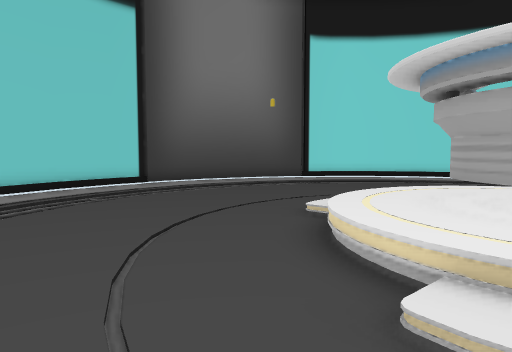
[1] (above)

15 first-person views from a walk through a Unity game level. The camera is 0.65 m above the floor, tilts 4° down and sees 70° across. The floor is counted in squares, 0.5 m on a side. Each view is taken from the middle of a square. On the plan, view 1 faces up. The plan holds only what a view shows up to about 15 squares ahead; the rest is blank. The place goes on beyond the plan. Some surface patterns are stand-ins.

[2]
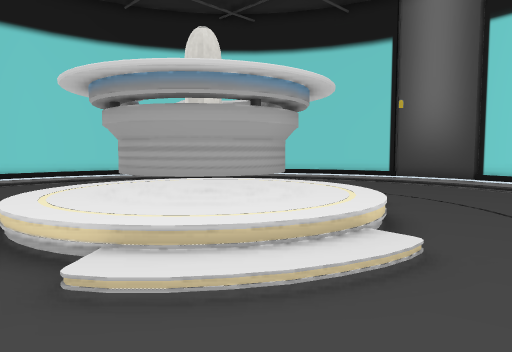

[3]
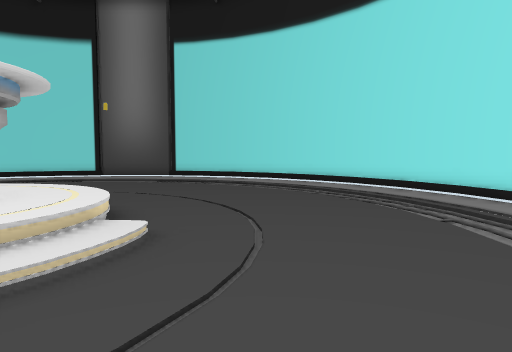

[4]
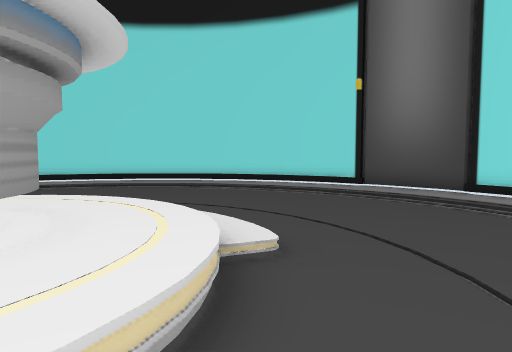

[5]
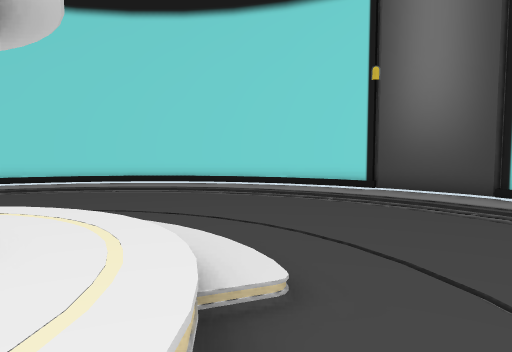

[6]
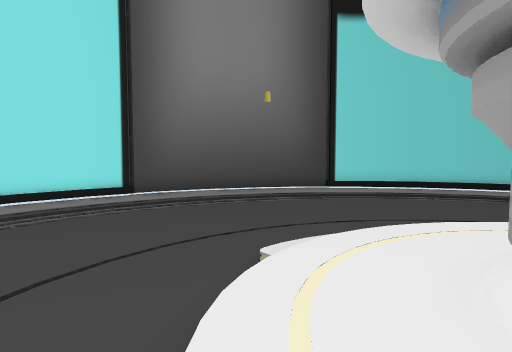

[7]
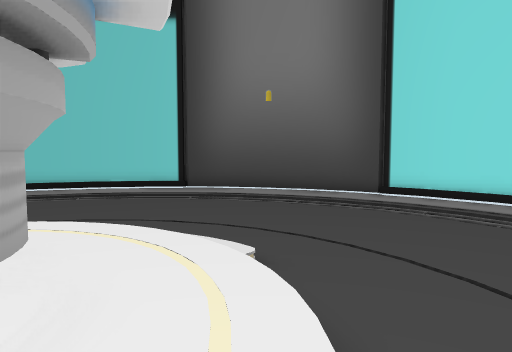

[8]
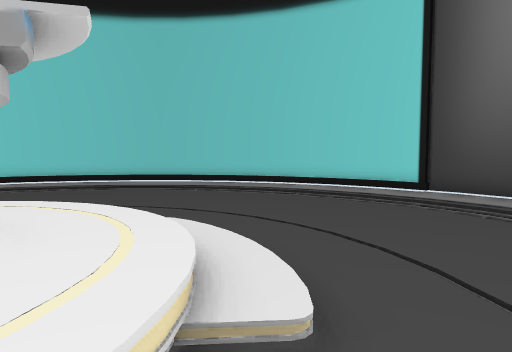

[9]
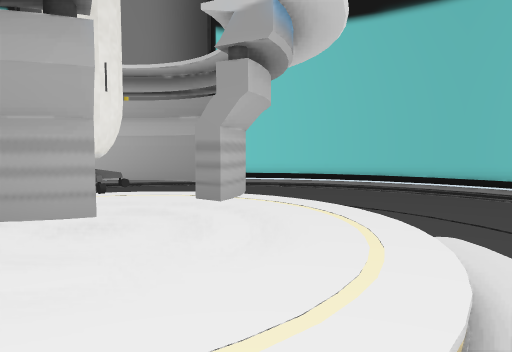

[10]
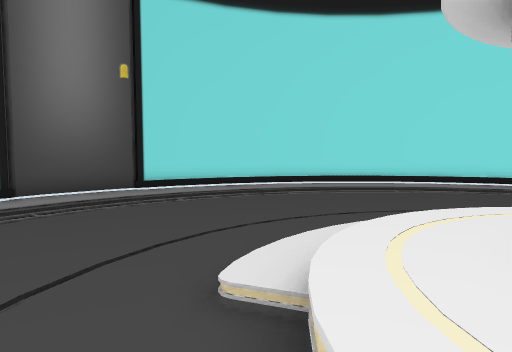

[11]
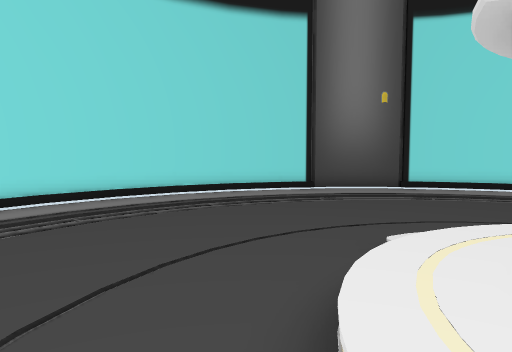

[12]
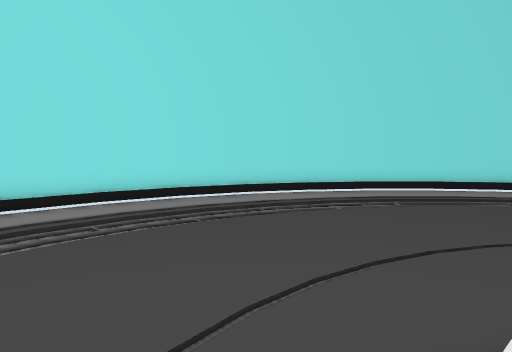

[13]
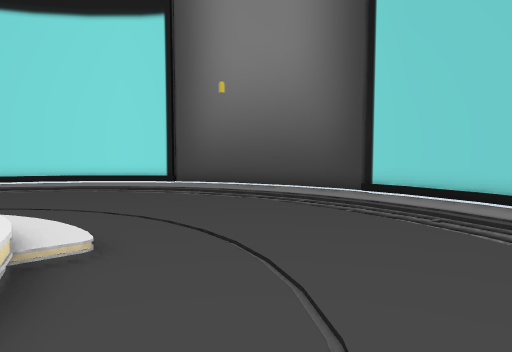

[14]
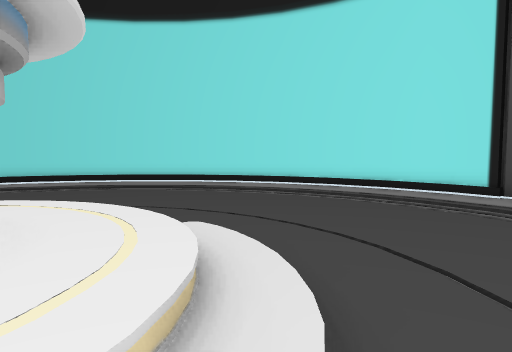

[15]
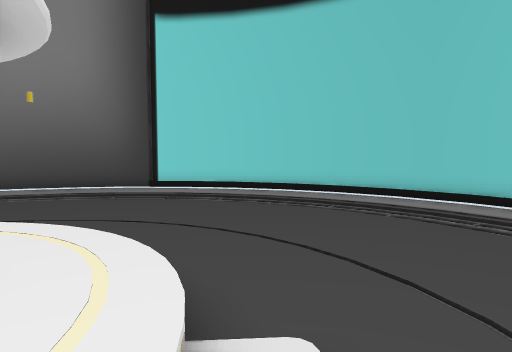

### Floor plan
Key: @ floor where view 1 was taken; # wall or solid block; . main floor; - floor 0.05 m lower than the main floor; : floor 0.25 m higher than the main floor; / step, stairs or slope; = window, fence, low wall or low ledge; T table; O other object.
Columns run from 8 left of view 1 to 18 right of it. Each row starts with its distance up from view 1.
 18         ##########
 17       ###........###
 16      ##...-////-...###
 15    ###..///--/--//../##
 14   ##../////....//////.##
 13   #///-//........./-/..#
 12  ##./-/............///.##
 11  #.--/..............--/.##
 10 ##.--....-......-....////#
  9 #.--......///......../--.#
  8 #./-.....///::==......-..#
  7 #.//....../TTTT:/.....//.##
  6 #.//.....=:TTTT://..../-..#
  5 #.-/......:T#OTT//..../-..#
  4 #.//...../:TTTT://....//..#
  3 #.//.....//:TT::/.....//.##
  2 #./-.....///::=.......//.#
  1 #.-//...-..//....-.../--.#
  0 ##./-...@.......-....////#
 -1  #.---......--....../--.##
 -2  ##./-/............/-/.##
 -3   #///-//........////..#
 -4   ##////-//....//-///.##
 -5    ###..//------//../##
 -6      ##...--..--...###
 -7       ####......####
 -8          ########

Where each view was taken, in squares from view 1:
view 1: 0 up, 0 right, facing up
view 2: 1 down, 0 right, facing up-right
view 3: 1 down, 1 left, facing right
view 4: 0 up, 5 right, facing up-right
view 5: 1 up, 6 right, facing up-right
view 6: 4 up, 8 right, facing down-left
view 7: 6 up, 8 right, facing up-left
view 8: 9 up, 7 right, facing left
view 9: 9 up, 6 right, facing down-left
view 10: 9 up, 6 right, facing down-right
view 11: 9 up, 3 right, facing right
view 12: 9 up, 2 right, facing up-right
view 13: 7 up, 1 left, facing down
view 14: 4 up, 0 right, facing down-right
view 15: 9 up, 3 right, facing down-left
